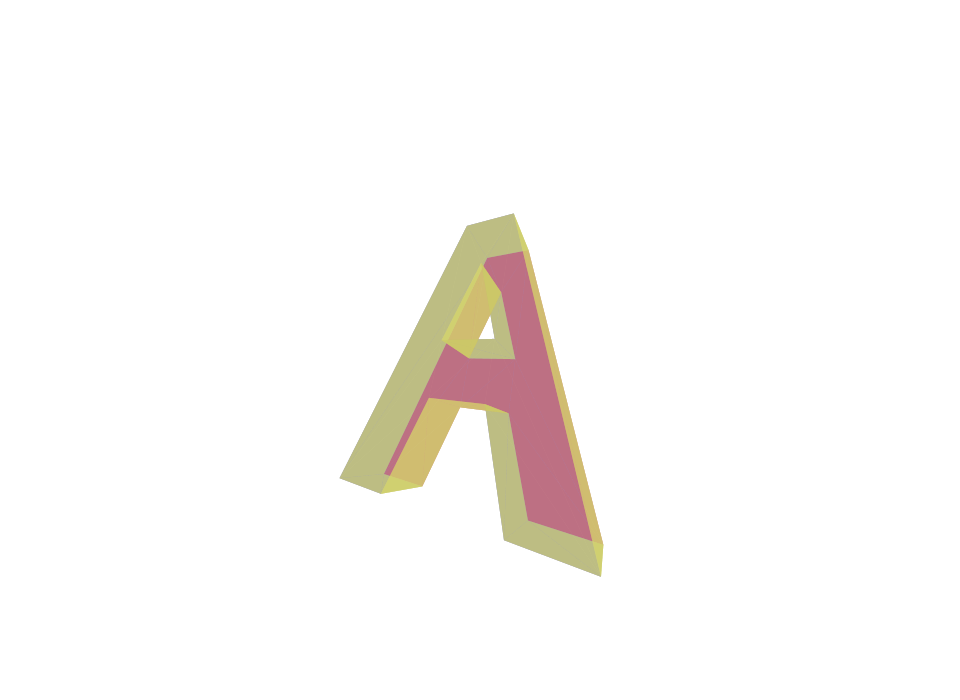
Frame 1 (no input)
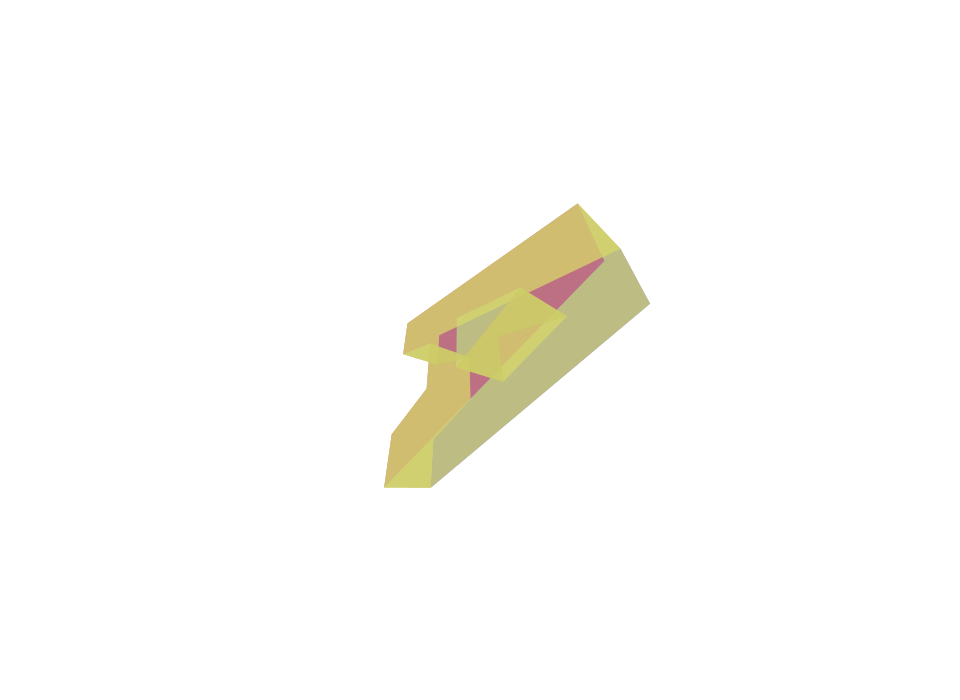
Frame 60 (the mouse pressed at the canvas centre just before this capture)
Frame 120 (the mouse held since frame 60 and released just before this capture): identical to frame 60, image omitted

The Processing sketch that drew these frames (run headless with seeded random() and noise(); from frame 60 on, the mouse is pressed at the canvas centre):

// Processing sketch: ExtrudedA
// ── ExtrudedA.pde
Point3D points[];
Triangle[] triangles;
float fl = 250;
float vpX = 0;
float vpY = 0;

void setup() {
  size(960, 700);
  frameRate(30);
  initialize();
}

void initialize() {
  smooth();
  noStroke();
  vpX = width/2;
  vpY = height/2;
  
  points = new Point3D[22];
  points[0] = new Point3D( -50, -250,  -50);
  points[1] = new Point3D(  50, -250,  -50);
  points[2] = new Point3D( 200,  250,  -50);
  points[3] = new Point3D( 100,  250,  -50);
  points[4] = new Point3D(  50,  100,  -50);
  points[5] = new Point3D( -50,  100,  -50);
  points[6] = new Point3D(-100,  250,  -50);
  points[7] = new Point3D(-200,  250,  -50);
  points[8] = new Point3D(   0, -150,  -50);
  points[9] = new Point3D(  50,    0,  -50);
  points[10] = new Point3D( -50,   0,  -50);
  
  points[11] = new Point3D( -50, -250,  50);
  points[12] = new Point3D(  50, -250,  50);
  points[13] = new Point3D( 200,  250,  50);
  points[14] = new Point3D( 100,  250,  50);
  points[15] = new Point3D(  50,  100,  50);
  points[16] = new Point3D( -50,  100,  50);
  points[17] = new Point3D(-100,  250,  50);
  points[18] = new Point3D(-200,  250,  50);
  points[19] = new Point3D(   0, -150,  50);
  points[20] = new Point3D(  50,    0,  50);
  points[21] = new Point3D( -50,    0,  50);
  
  for(int i=0; i<points.length; i++) {
    points[i].setVanishingPoint(vpX, vpY);
    points[i].setCenter(0, 0, 200);
  }
  
  triangles = new Triangle[44];
  triangles[0] =new Triangle(points[0],   points[1],  points[8],  color(102, 102, 204, 127));
  triangles[1] =new Triangle(points[1],   points[9],  points[8],  color(102, 102, 204, 127));
  triangles[2] =new Triangle(points[1],   points[2],  points[9],  color(102, 102, 204, 127));
  triangles[3] =new Triangle(points[2],   points[4],  points[9],  color(102, 102, 204, 127));
  triangles[4] =new Triangle(points[2],   points[3],  points[4],  color(102, 102, 204, 127));
  triangles[5] =new Triangle(points[4],   points[5],  points[9],  color(102, 102, 204, 127));
  triangles[6] =new Triangle(points[9],   points[5],  points[10], color(102, 102, 204, 127));
  triangles[7] =new Triangle(points[5],   points[6],  points[7],  color(102, 102, 204, 127));
  triangles[8] =new Triangle(points[5],   points[7],  points[10], color(102, 102, 204, 127));
  triangles[9] =new Triangle(points[0],   points[10], points[7],  color(102, 102, 204, 127));
  triangles[10] = new Triangle(points[0], points[8],  points[10], color(102, 102, 204, 127));
  
  triangles[11] = new Triangle(points[11], points[19], points[12], color(204, 102, 102, 127));
  triangles[12] = new Triangle(points[12], points[19], points[20], color(204, 102, 102, 127));
  triangles[13] = new Triangle(points[12], points[20], points[13], color(204, 102, 102, 127));
  triangles[14] = new Triangle(points[13], points[20], points[15], color(204, 102, 102, 127));
  triangles[15] = new Triangle(points[13], points[15], points[14], color(204, 102, 102, 127));
  triangles[16] = new Triangle(points[15], points[20], points[16], color(204, 102, 102, 127));
  triangles[17] = new Triangle(points[20], points[21], points[16], color(204, 102, 102, 127));
  triangles[18] = new Triangle(points[16], points[18], points[17], color(204, 102, 102, 127));
  triangles[19] = new Triangle(points[16], points[21], points[18], color(204, 102, 102, 127));
  triangles[20] = new Triangle(points[11], points[18], points[21], color(204, 102, 102, 127));
  triangles[21] = new Triangle(points[11], points[21], points[19], color(204, 102, 102, 127));
  
  triangles[22] = new Triangle(points[0],  points[11], points[1],  color(204, 204, 102, 127));
  triangles[23] = new Triangle(points[11], points[12], points[1],  color(204, 204, 102, 127));
  triangles[24] = new Triangle(points[1],  points[12], points[2],  color(204, 204, 102, 127));
  triangles[25] = new Triangle(points[12], points[13], points[2],  color(204, 204, 102, 127));
  triangles[26] = new Triangle(points[3],  points[2],  points[14], color(204, 204, 102, 127));
  triangles[27] = new Triangle(points[2],  points[13], points[14], color(204, 204, 102, 127));
  triangles[28] = new Triangle(points[4],  points[3],  points[15], color(204, 204, 102, 127));
  triangles[29] = new Triangle(points[3],  points[14], points[15], color(204, 204, 102, 127));
  triangles[30] = new Triangle(points[5],  points[4],  points[16], color(204, 204, 102, 127));
  triangles[31] = new Triangle(points[4],  points[15], points[16], color(204, 204, 102, 127));
  triangles[32] = new Triangle(points[6],  points[5],  points[17], color(204, 204, 102, 127));
  triangles[33] = new Triangle(points[5],  points[16], points[17], color(204, 204, 102, 127));
  triangles[34] = new Triangle(points[7],  points[6],  points[18], color(204, 204, 102, 127));
  triangles[35] = new Triangle(points[6],  points[17], points[18], color(204, 204, 102, 127));
  triangles[36] = new Triangle(points[0],  points[7],  points[11], color(204, 204, 102, 127));
  triangles[37] = new Triangle(points[7],  points[18], points[11], color(204, 204, 102, 127));
  
  triangles[38] = new Triangle(points[8],  points[9],  points[19], color(204, 204, 102, 127));
  triangles[39] = new Triangle(points[9],  points[20], points[19], color(204, 204, 102, 127));
  triangles[40] = new Triangle(points[9],  points[10], points[20], color(204, 204, 102, 127));
  triangles[41] = new Triangle(points[10], points[21], points[20], color(204, 204, 102, 127));
  triangles[42] = new Triangle(points[10], points[8],  points[21], color(204, 204, 102, 127));
  triangles[43] = new Triangle(points[8],  points[19], points[21], color(204, 204, 102, 127));     
}

void draw() {
  background(255);
  
  float angleX = (mouseY - vpY) * 0.001;
  float angleY = (mouseX - vpX) * 0.001;
  for(int i=0; i<points.length; i++) {
    Point3D point = points[i];
    point.rotateX(angleX);
    point.rotateY(angleY);
  }
  for(int i=0; i<triangles.length; i++) {
    triangles[i].update();
  }
}

////////////////////////////////

class Triangle extends Sprite {
  Point3D pointA;
  Point3D pointB;
  Point3D pointC;
  color cl;
  
  Triangle(Point3D a, Point3D b, Point3D c, color cl){
    super();
    pointA = a;
    pointB = b;
    pointC = c;
    this.cl = cl;
  }
  
  void draw(){
    fill(cl);
    beginShape(TRIANGLE_STRIP);
    vertex(pointA.screenX(), pointA.screenY());
    vertex(pointB.screenX(), pointB.screenY());
    vertex(pointC.screenX(), pointC.screenY());
    vertex(pointA.screenX(), pointA.screenY());
    endShape();
  }
}

////////////////////////////////

class Sprite extends Object {
  float x, y;
  float scaleX, scaleY;
  float width, height;
  float rotation;
  boolean visible;
  color strokeColor;
  color fillColor;
  Boolean isStroke;
  Boolean isFill;
  Boolean isRollOver;
  Boolean locked;
  float xoff, yoff;
 
  Sprite() {
    super();
    scaleX = 1.0;
    scaleY = 1.0;
    strokeColor = color(0);
    fillColor = color(0);
    isStroke = false;
    isFill = false;
    isRollOver = false;
    locked = false;
    visible = true;
  }
  
  void update() {
    if(! visible) return;
    pushMatrix();
    if(locked){
  x = mouseX - xoff;
  y = mouseY - yoff;
    }  
    translate(x, y);
    scale(scaleX, scaleY);
    rotate(rotation * PI / 180.0);
    if(isStroke) stroke(strokeColor);
    if(isFill) fill(fillColor);
    draw();
    popMatrix();
  }
  
  void setStrokeColor(color strokeColor) {
    this.strokeColor = strokeColor;
    isStroke = true;
  }
  
  void setFillColor(color fillColor) {
    this.fillColor = fillColor;
    isFill = true;
  }
  
  void startDrag() {
    if(isRollOver){
      locked = true;
      xoff = mouseX - x;
      yoff = mouseY - y;
    }
  }
  
  void stopDrag() {
    locked = false;
  }
  
  void draw() {}
}

////////////////////////////////

class Point3D extends Object {
  float fl = 250;
  float vpX = 0;
  float vpY = 0;
  float cX = 0;
  float cY = 0;
  float cZ = 0;
  float x = 0;
  float y = 0;
  float z = 0;
  
  Point3D(float x, float y, float z) {
    super();
    this.x = x;
    this.y = y;
    this.z = z;
  }
  
  void setVanishingPoint(float vpX, float vpY) {
    this.vpX = vpX;
    this.vpY = vpY;
  }
  
  void setCenter(float cX, float cY, float cZ) {
    this.cX = cX;
    this.cY = cY;
    this.cZ = cZ;    
  }
  
  float screenX() {
    float scale = fl / (fl + z + cZ);
    return vpX + (cX + x) * scale;  
  }
  
  float screenY() {
    float scale = fl / (fl + z + cZ);
    return vpY + (cY + y) * scale;
  }
  
  void rotateX(float angleX) {
    float cosX = cos(angleX);
    float sinX = sin(angleX);
    float y1 = y * cosX - z * sinX;
    float z1 = z * cosX + y * sinX;
    y = y1;
    z = z1;
  }
  
  void rotateY(float angleY) {
    float cosY = cos(angleY);
    float sinY = sin(angleY);
    float x1 = x * cosY - z * sinY;
    float z1 = z * cosY + x * sinY;
    x = x1;
    z = z1;
  }
  
  void rotateZ(float angleZ) {
    float cosZ = cos(angleZ);
    float sinZ = sin(angleZ);
    float x1 = x * cosZ - y * sinZ;
    float y1 = y * cosZ + x * sinZ;
    x = x1;
    y = y1;
  }
}

////////////////////////////////

class Point extends Object {
  float x, y;
  
  Point(float x, float y) {
    super();
    this.x = x;
    this.y = y;
  }
}

////////////////////////////////

class Object {
  Object() {}
}
